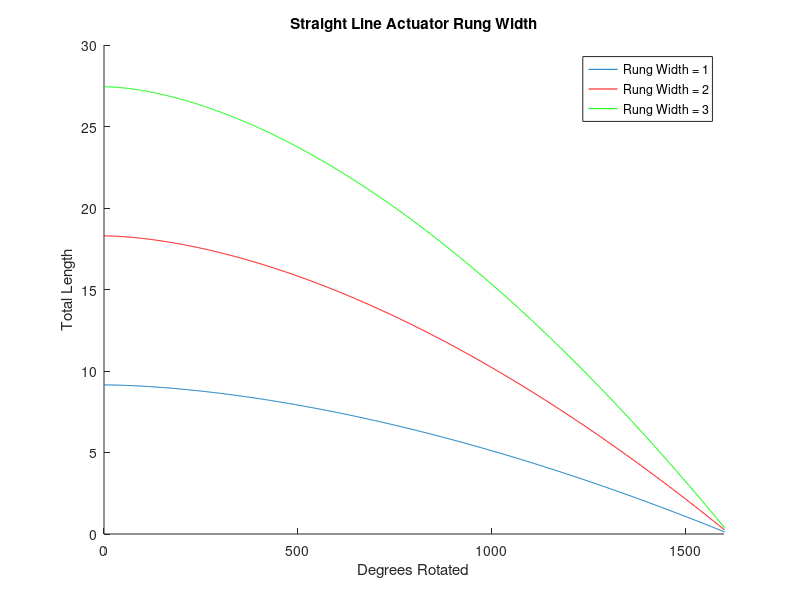
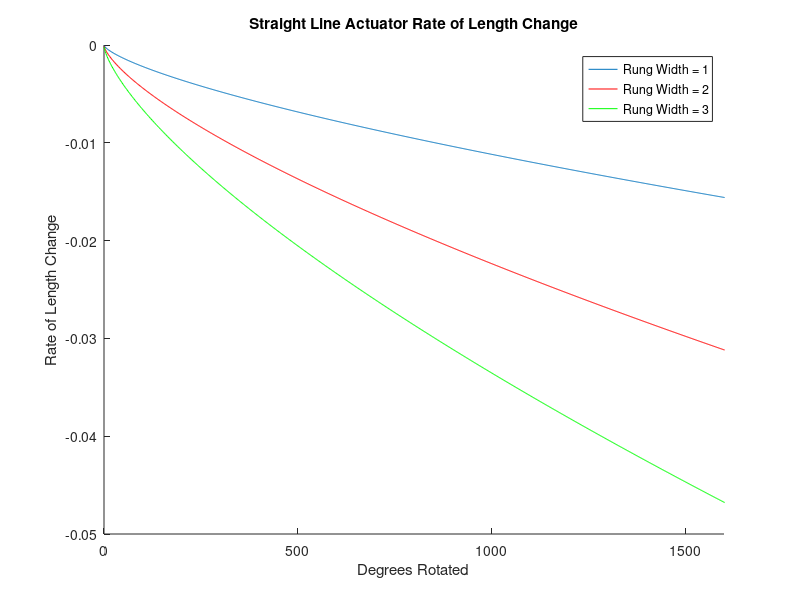

Reproduce these figures in MATLAB, in order.
% straightline_simulation_curvefits.m
% Curve fits to the straight line simulation data
% Copyright 2015 Kyle Zampaglione, Andrew P. Sabelhaus
% This file contains previously-fitted power curve data for the 
% three different straight-line-edge actuator simulations.
% It plots those fitted curves.

clear all; close all; clc;

%Rung Width transmission 

x = linspace(0,1620,1000);


%Rung width 1 
%r^2 = .9997
a =  -3.033e-005;
b = 1.708;
c = 9.147; 
y1 = a*x.^b+c;

%Rung width 2
d = -6.066e-005;
e = 1.708;
f = 18.29;
y2 = d*x.^e+f;

%Rung width 3 
g = -9.099e-005;
h = 1.708;
i = 27.44;
y3 = g*x.^h+i; 

hold on
plot(x,y1)
plot(x,y2, 'r')
plot(x,y3, 'g')
title('Straight Line Actuator Rung Width')
xlabel('Degrees Rotated')
ylabel('Total Length')
legend('Rung Width = 1', 'Rung Width = 2','Rung Width = 3') 
xlim([0 1600])
ylim([0 30])
hold off

figure
hold on
tot_height_deriv1 = diff(y1);
num_turns_deriv1 = linspace(x(1), x(end), length(tot_height_deriv1));
plot(num_turns_deriv1, tot_height_deriv1)

tot_height_deriv2 = diff(y2);
num_turns_deriv2 = linspace(x(1), x(end), length(tot_height_deriv2));
plot(num_turns_deriv2, tot_height_deriv2, 'r')

tot_height_deriv3 = diff(y3);
num_turns_deriv3 = linspace(x(1), x(end), length(tot_height_deriv3));
plot(num_turns_deriv3, tot_height_deriv3, 'g')
legend('Rung Width = 1', 'Rung Width = 2','Rung Width = 3') 
xlim([0 1600])
title('Straight Line Actuator Rate of Length Change')
xlabel('Degrees Rotated')
ylabel('Rate of Length Change')


